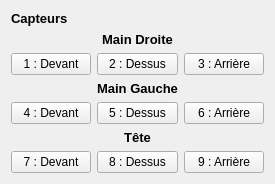
               <widget class="QWidget" name="tab3">
                <attribute name="title">
                 <string>Capteurs</string>
                </attribute>
                <layout class="QGridLayout" name="gridLayout_4">
                 <item row="1" column="0">
                  <widget class="QLabel" name="label_2">
                   <property name="maximumSize">
                    <size>
                     <width>16777215</width>
                     <height>20</height>
                    </size>
                   </property>
                   <property name="font">
                    <font>
                     <pointsize>10</pointsize>
                     <weight>75</weight>
                     <bold>true</bold>
                    </font>
                   </property>
                   <property name="text">
                    <string>&lt;!DOCTYPE HTML PUBLIC &quot;-//W3C//DTD HTML 4.0//EN&quot; &quot;http://www.w3.org/TR/REC-html40/strict.dtd&quot;&gt;
&lt;html&gt;&lt;head&gt;&lt;meta name=&quot;qrichtext&quot; content=&quot;1&quot; /&gt;&lt;style type=&quot;text/css&quot;&gt;
p, li { white-space: pre-wrap; }
&lt;/style&gt;&lt;/head&gt;&lt;body style=&quot; font-family:'MS Shell Dlg 2'; font-size:12pt; font-weight:600; font-style:normal;&quot;&gt;
&lt;p style=&quot; margin-top:0px; margin-bottom:0px; margin-left:0px; margin-right:0px; -qt-block-indent:0; text-indent:0px;&quot;&gt;&lt;span style=&quot; font-size:10pt;&quot;&gt;Capteurs&lt;/span&gt;&lt;/p&gt;&lt;/body&gt;&lt;/html&gt;</string>
                   </property>
                  </widget>
                 </item>
                 <item row="6" column="1">
                  <widget class="QLabel" name="label_3">
                   <property name="maximumSize">
                    <size>
                     <width>16777215</width>
                     <height>20</height>
                    </size>
                   </property>
                   <property name="text">
                    <string>&lt;!DOCTYPE HTML PUBLIC &quot;-//W3C//DTD HTML 4.0//EN&quot; &quot;http://www.w3.org/TR/REC-html40/strict.dtd&quot;&gt;
&lt;html&gt;&lt;head&gt;&lt;meta name=&quot;qrichtext&quot; content=&quot;1&quot; /&gt;&lt;style type=&quot;text/css&quot;&gt;
p, li { white-space: pre-wrap; }
&lt;/style&gt;&lt;/head&gt;&lt;body style=&quot; font-family:'MS Shell Dlg 2'; font-size:8.25pt; font-weight:400; font-style:normal;&quot;&gt;
&lt;p style=&quot; margin-top:0px; margin-bottom:0px; margin-left:0px; margin-right:0px; -qt-block-indent:0; text-indent:0px;&quot;&gt;&lt;span style=&quot; font-size:10pt; font-weight:600;&quot;&gt;Tête&lt;/span&gt;&lt;/p&gt;&lt;/body&gt;&lt;/html&gt;</string>
                   </property>
                   <property name="alignment">
                    <set>Qt::AlignCenter</set>
                   </property>
                  </widget>
                 </item>
                 <item row="7" column="1">
                  <widget class="QPushButton" name="pushButtonTeteDessus">
                   <property name="text">
                    <string>8 : Dessus</string>
                   </property>
                  </widget>
                 </item>
                 <item row="7" column="0">
                  <widget class="QPushButton" name="pushButtonTeteDevant">
                   <property name="text">
                    <string>7 : Devant</string>
                   </property>
                  </widget>
                 </item>
                 <item row="7" column="2">
                  <widget class="QPushButton" name="pushButtonTeteArriere">
                   <property name="text">
                    <string>9 : Arrière</string>
                   </property>
                  </widget>
                 </item>
                 <item row="2" column="1">
                  <widget class="QLabel" name="label_6">
                   <property name="maximumSize">
                    <size>
                     <width>16777215</width>
                     <height>20</height>
                    </size>
                   </property>
                   <property name="text">
                    <string>&lt;!DOCTYPE HTML PUBLIC &quot;-//W3C//DTD HTML 4.0//EN&quot; &quot;http://www.w3.org/TR/REC-html40/strict.dtd&quot;&gt;
&lt;html&gt;&lt;head&gt;&lt;meta name=&quot;qrichtext&quot; content=&quot;1&quot; /&gt;&lt;style type=&quot;text/css&quot;&gt;
p, li { white-space: pre-wrap; }
&lt;/style&gt;&lt;/head&gt;&lt;body style=&quot; font-family:'MS Shell Dlg 2'; font-size:8.25pt; font-weight:400; font-style:normal;&quot;&gt;
&lt;p style=&quot; margin-top:0px; margin-bottom:0px; margin-left:0px; margin-right:0px; -qt-block-indent:0; text-indent:0px;&quot;&gt;&lt;span style=&quot; font-size:10pt; font-weight:600;&quot;&gt;Main Droite&lt;/span&gt;&lt;/p&gt;&lt;/body&gt;&lt;/html&gt;</string>
                   </property>
                   <property name="alignment">
                    <set>Qt::AlignCenter</set>
                   </property>
                  </widget>
                 </item>
                 <item row="3" column="0">
                  <widget class="QPushButton" name="pushButtonMainDDevant">
                   <property name="text">
                    <string>1 : Devant</string>
                   </property>
                  </widget>
                 </item>
                 <item row="4" column="1">
                  <widget class="QLabel" name="label_4">
                   <property name="maximumSize">
                    <size>
                     <width>16777215</width>
                     <height>20</height>
                    </size>
                   </property>
                   <property name="text">
                    <string>&lt;!DOCTYPE HTML PUBLIC &quot;-//W3C//DTD HTML 4.0//EN&quot; &quot;http://www.w3.org/TR/REC-html40/strict.dtd&quot;&gt;
&lt;html&gt;&lt;head&gt;&lt;meta name=&quot;qrichtext&quot; content=&quot;1&quot; /&gt;&lt;style type=&quot;text/css&quot;&gt;
p, li { white-space: pre-wrap; }
&lt;/style&gt;&lt;/head&gt;&lt;body style=&quot; font-family:'MS Shell Dlg 2'; font-size:8.25pt; font-weight:400; font-style:normal;&quot;&gt;
&lt;p style=&quot; margin-top:0px; margin-bottom:0px; margin-left:0px; margin-right:0px; -qt-block-indent:0; text-indent:0px;&quot;&gt;&lt;span style=&quot; font-size:10pt; font-weight:600;&quot;&gt;Main Gauche&lt;/span&gt;&lt;/p&gt;&lt;/body&gt;&lt;/html&gt;</string>
                   </property>
                   <property name="alignment">
                    <set>Qt::AlignCenter</set>
                   </property>
                  </widget>
                 </item>
                 <item row="3" column="2">
                  <widget class="QPushButton" name="pushButtonMainDArriere">
                   <property name="text">
                    <string>3 : Arrière</string>
                   </property>
                  </widget>
                 </item>
                 <item row="3" column="1">
                  <widget class="QPushButton" name="pushButtonMainDDessus">
                   <property name="text">
                    <string>2 : Dessus</string>
                   </property>
                  </widget>
                 </item>
                 <item row="5" column="1">
                  <widget class="QPushButton" name="pushButtonMainGDessus">
                   <property name="text">
                    <string>5 : Dessus</string>
                   </property>
                  </widget>
                 </item>
                 <item row="5" column="0">
                  <widget class="QPushButton" name="pushButtonMainGDevant">
                   <property name="text">
                    <string>4 : Devant</string>
                   </property>
                  </widget>
                 </item>
                 <item row="5" column="2">
                  <widget class="QPushButton" name="pushButtonMainGArriere">
                   <property name="text">
                    <string>6 : Arrière</string>
                   </property>
                  </widget>
                 </item>
                </layout>
               </widget>
